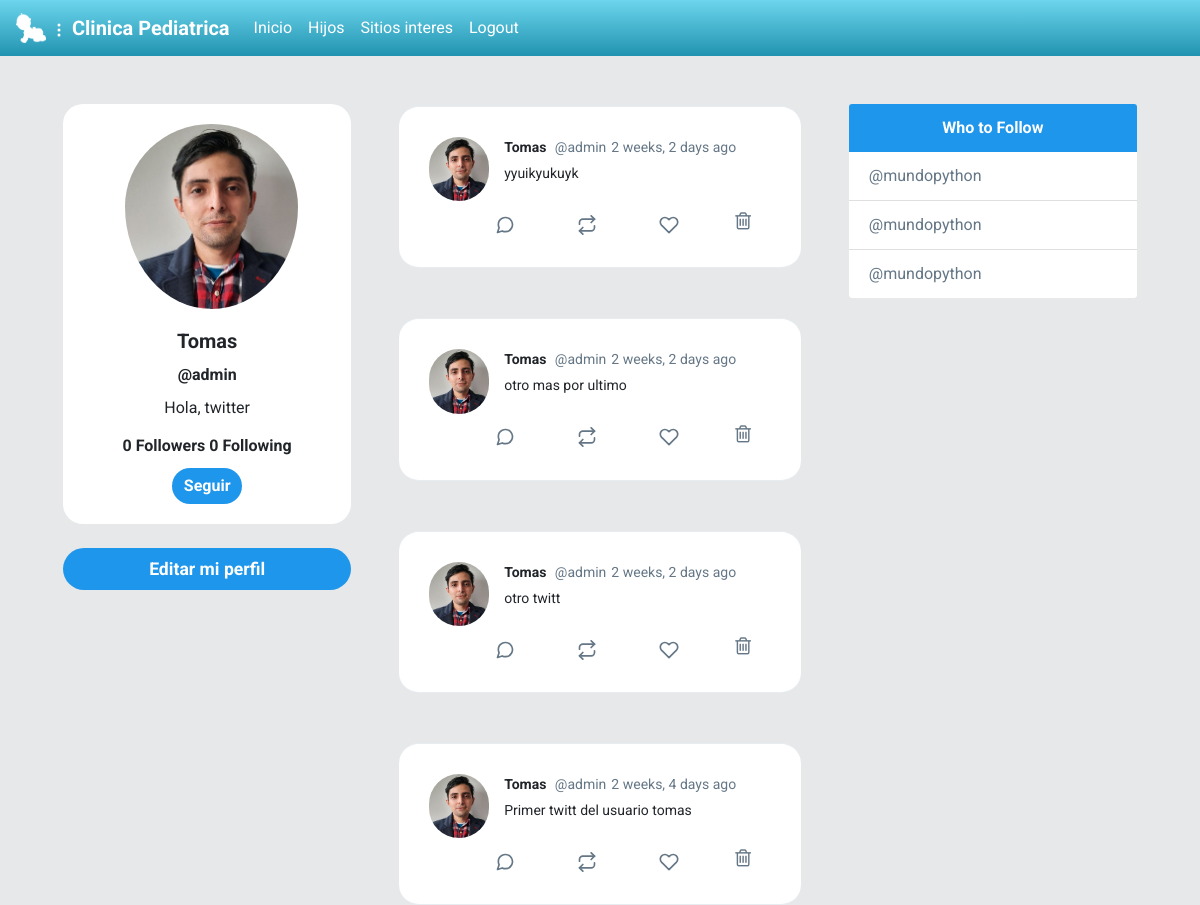
Screenshot of /profile/admin/ (signed in) with the database file from the repository.
### twitter/models.py (models this page shows, shortened)
class Profile(models.Model):
	user = models.OneToOneField(User, on_delete=models.CASCADE)
	bio = models.CharField(default='Hola, twitter', max_length=100)
	image = models.ImageField(default='default.png')
	def following(self):
		user_ids = Relationship.objects.filter(from_user=self.user)\
									.values_list('to_user_id', flat=True)
		return User.objects.filter(id__in=user_ids)
	def followers(self):
		user_ids = Relationship.objects.filter(to_user=self.user)\
									.values_list('from_user_id', flat=True)
		return User.objects.filter(id__in=user_ids)

class Post(models.Model):
	timestamp = models.DateTimeField(default=timezone.now)
	content = models.TextField()
	user = models.ForeignKey(User, on_delete=models.CASCADE, related_name='posts')
	class Meta:
		ordering = ['-timestamp']

### twitter/views.py (the view)
# urls.py: path('profile/<str:username>/', views.profile, name='profile'),
@login_required
def profile(request, username):
	user = User.objects.get(username=username)
	posts = user.posts.all()
	context = {'user':user, 'posts':posts}
	return render(request, 'twitter/profile.html', context)

### twitter/templates/twitter/profile.html (shortened to what this page needs)
{% extends 'twitter/layout.html' %}
{% load humanize %}
{% block content %}
    <div id="main" class="container-fluid d-flex">
        <div class="sidebar m-5 d-none d-md-block">
            <div class="">
                <div class="card " style="width: 18rem; text-align:center;border-radius: 20px;">
                    <img class="card-img-top rounded-circle"
                        style="width:60%; position: relative;left: 62px;padding-top: 20px;"
                        src="{{ user.profile.image.url }}" alt="Card image cap">
                    <div class="card-body">
                        <h5 class="card-title font-weight-bold">{{ user.first_name }}</h5>
                        <h6 class="card-title font-weight-bold">@{{ user }}</h6>
                        <p class="card-text">{{ user.profile.bio }}</p>
                        <h6 class="card-title font-weight-bold">
                        {{ user.profile.followers.count }} Followers
                        {{ user.profile.following.count }} Following
                        </h6>
                        {% if request.user.is_authenticated %}
                            {% if user.username != request.user.username %}
                                {% if user not in request.user.profile.following %}
                                <a href="{% url 'follow' user %}" class="btn  text-white rounded-pill">Seguir</a>
                                {% else %}
                                <a href="{% url 'unfollow' user %}" class="btn  text-white rounded-pill">Dejar de seguir</a>
                                {% endif %}
                            {% endif %}
                        {% endif %}
                    </div>
                </div>
                <a href="{% url 'editar' %}" id="addATweetLeft" onclick="addTweet()" type="button"
                style="border-radius: 30px; font-size: 1.1rem; font-weight:bold;"
                class="btn btn-lg btn-block mt-4 text-white ">Editar mi perfil</a>
            </div>
        </div>
        <div class="content">
            {% for post in posts %}
            <div id="tweetCards">
                <div class="tweet-wrap" style="border-radius:20px">
                    <div class="tweet-header">
                        <img src="{{ post.user.profile.image.url }}"
                            alt="" class="avator">
                        <div class="tweet-header-info">
                            {{ post.user.first_name }} <span>@{{ post.user }}</span><span>{{ post.timestamp|naturaltime }}
                            </span>
                            <p>{{ post.content }}</p>
                        </div>
                    </div>
                    <div class="tweet-info-counts">
                        <div class="comments">
                            <button style="background: white; border: none;">
                            </button>
                        </div>
                        <div class="retweets">
                            <button style="background: white; border: none;">
                        </button>
                        </div>
                        <div class="likes">
                            <button style="background: white; border: none;">
                            </button>
                        </div>
                        <div class="trash">
                            <a href="#" style="background: white; border: none;">
                                <i class="fa fa-trash-o" style="color:#657786; font-size: 20px" aria-hidden="true"></i>
                            </a>
                        </div>
                    </div>
                </div>
            </div>
            {% endfor %}
        </div>
        <div class="sidebar m-5 d-none d-xl-block">
            <div class="card" style="width: 18rem;">
                <div class="card-header">
                    Who to Follow
                </div>
                <ul class="list-group list-group-flush">
                    <li class="list-group-item"><a href="#" style="text-decoration: none;color: #657787;">@mundopython</a></li>
                    <li class="list-group-item"><a href="#" style="text-decoration: none;color: #657787;">@mundopython</a></li>
                    <li class="list-group-item"><a href="#" style="text-decoration: none;color: #657787;">@mundopython</a></li>
                </ul>
            </div>
        </div>
    </div>
{% endblock content %}

### twitter/templates/twitter/layout.html (shortened to what this page needs)
{% load static %}
<!DOCTYPE html>
<html lang="en">
{% load pwa %}
<head>
    <link rel="stylesheet" href="https://stackpath.bootstrapcdn.com/bootstrap/4.4.1/css/bootstrap.min.css"
>
    <link href="https://stackpath.bootstrapcdn.com/font-awesome/4.7.0/css/font-awesome.min.css" rel="stylesheet">
    <link rel="stylesheet" type="text/css" href="{% static 'css/style.css' %}">
</head>
<body class="m-0 p-0">
    <nav class="navbar navbar-expand-lg navbar-light " style="background-color: #00406d;">
        <a class="navbar-brand" style="color: white;" href="#">
            <img src="{% static 'img/bebe.png' %}" width="30" height="30" class="d-inline-block align-top"
                alt="">
            <svg xmlns="http://www.w3.org/2000/svg" width="16" height="16" fill="currentColor" class="bi bi-three-dots-vertical" viewBox="0 0 16 16">
                <path d="M9.5 13a1.5 1.5 0 1 1-3 0 1.5 1.5 0 0 1 3 0zm0-5a1.5 1.5 0 1 1-3 0 1.5 1.5 0 0 1 3 0zm0-5a1.5 1.5 0 1 1-3 0 1.5 1.5 0 0 1 3 0z"/>
              </svg>
              Clinica Pediatrica
        </a>
        <div class="collapse navbar-collapse " id="navbarSupportedContent">
          <ul class="navbar-nav mr-auto text-white">
            <li class="nav-item active">
              <a class="nav-link text-white" href="{% url 'home' %}" type="submit">Inicio <span class="sr-only">(current)</span></a>
            </li>
            <li class="nav-item">
                <a class="nav-link text-white" href="{% url 'hijos' %}" type="submit">Hijos</a>
              </li>
              <li class="nav-item">
                <a class="nav-link text-white" href="{% url 'interes' %}" type="submit">Sitios interes</a>
              </li>
            {% if request.user.is_authenticated %}
            <li class="nav-item">
              <a class="nav-link text-white" href="{% url 'logout' %}" type="submit">Logout</a>
            </li>
            {% else %}
            <li class="nav-item">
                <a class="nav-link text-white" href="{% url 'login' %}" type="submit">Login</a>
              </li>
              {% endif %}
          </ul>
        </div>
      </nav>
    {% block content %}{% endblock content %}
</body>
</html>

### twitter/static/css/style.css (style rules this page uses)
body { background: #E6E8E9; ; font-family: 'Asap', sans-serif; font-family: 'Roboto', sans-serif; }
img { max-width: 100%; }
.navbar { background: #2193b0 !important; background: -webkit-linear-gradient(to bottom, #6dd5ed, #2193b0) !important; background: linear-gradient(to bottom, #6dd5ed, #2193b0) !important; }
.navbar-brand { font-weight: bold; }
.avator { border-radius: 100px; width: 60px; margin-right: 15px; }
.card { border: none; }
.card-header { background-color: #1E96EB ; color: white; text-align: center; font-weight: bold; border: none; }
#main { justify-content: center; }
.tweet-wrap { max-width: 490px; background: #fff; margin: 0 auto; margin-top: 50px; border-radius: 3px; padding: 30px; border-bottom: 1px solid #e6ecf0; border-top: 1px solid #e6ecf0; }
.tweet-header { display: flex; align-items: flex-start; font-size: 14px; }
.tweet-header-info { font-weight: bold; }
.tweet-header-info span { color: #657786; font-weight: normal; margin-left: 5px; }
.tweet-header-info p { font-weight: normal; margin-top: 5px; }
.tweet-info-counts { display: flex; margin-left: 60px; margin-top: 10px; }
.tweet-info-counts div { display: flex; margin-right: 20px; }
.tweet-info-counts div svg { color: #657786; margin-right: 10px; }
.btn { background-color: #1E96EB ; border-style: none; font-weight: bold; color: white; }
a:link { color: #1E96EB ; text-decoration: none; }

### rows the page displays
Post: user.profile.image (picture), user.first_name "Tomas", user "admin", timestamp "2 weeks, 2 days ago", content "yyuikyukuyk"
Post: user.profile.image (picture), user.first_name "Tomas", user "admin", timestamp "2 weeks, 2 days ago", content "otro mas por ultimo"
Post: user.profile.image (picture), user.first_name "Tomas", user "admin", timestamp "2 weeks, 2 days ago", content "otro twitt"
Post: user.profile.image (picture), user.first_name "Tomas", user "admin", timestamp "2 weeks, 4 days ago", content "Primer twitt del usuario tomas"

### other values shown
{{ user.first_name }} "Tomas"
{{ user }} "admin"
{{ user.profile.bio }} "Hola, twitter"
{{ user.profile.followers.count }} "0"
{{ user.profile.following.count }} "0"
